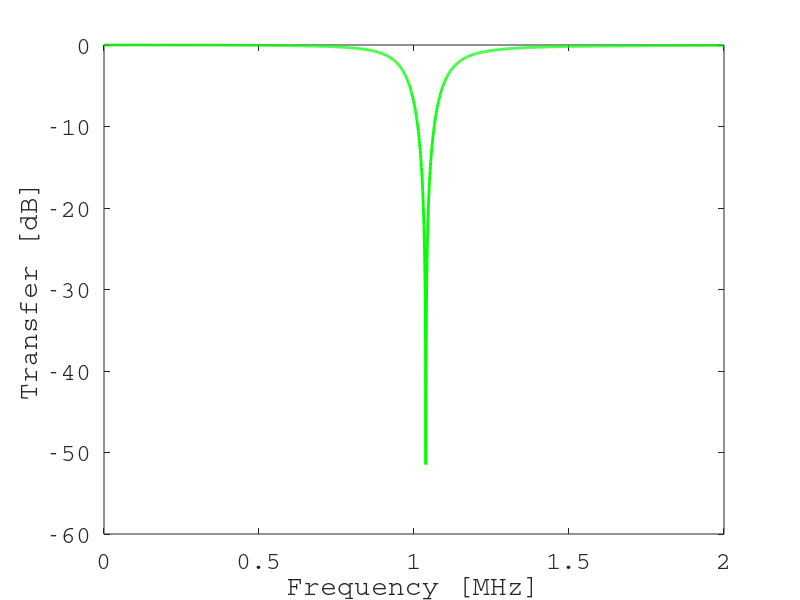

The MATLAB source for this figure:
R = 50.0;
C = 470.0e-12;
L = 50e-6;

tau = R*C; 
omega = [0.0:1.0e3:2.0e6]*2.0*pi;
omega_LC = 1.0/(sqrt(L*C)); 
k = sqrt(1-(omega/omega_LC).^2);
n = k.^4+(omega*tau).^2;
m = k.^4;
%n = k.^4+(omega*tau)^2; 
o = k.^2.*omega*tau; 
h = m./n - j*o./n; 

plot(omega/2/pi/1e6,20*log10(abs(h)),'linewidth',2.0,'color','green')
set(gca(), 'fontname', 'Courier', 'Fontsize', 18)
xlabel('Frequency [MHz]')
ylabel ('Transfer [dB]')
